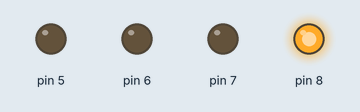
Simulated run of this sketch. Board: Arduino Uno, built with avr-gcc and run on an emulated ATmega328P. On the bench: output pins drawn as LEDs (lit = HIGH).

Above: at 0.02 s.
At 0.6 s:
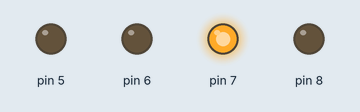
At 2.0 s:
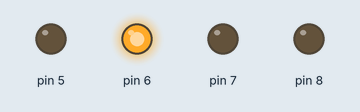
At 3.92 s:
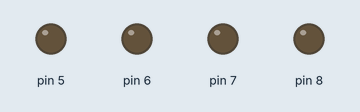
Timing chart, 0 to 5.2 s (numbered marks = the images above):
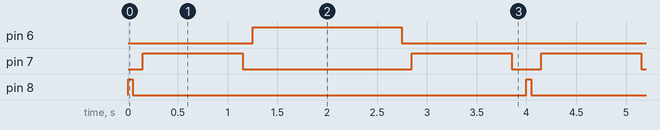

Measured:
- by itself, pin 6: alternates HIGH for 1.5 s and LOW for 2.5 s
- by itself, pin 7: repeats every 4.0 s: LOW 1.7 s, HIGH 1.0 s, LOW 0.30 s, HIGH 1.0 s
- by itself, pin 8: alternates HIGH for 0.05 s and LOW for 4.0 s

The sketch:

LightstopONE.ino
```cpp
void setup() {
  pinMode(8,OUTPUT);
  pinMode(7,OUTPUT);
  pinMode(6,OUTPUT);
  pinMode(5,OUTPUT);

}

void loop() {
digitalWrite(8,HIGH);
delay(50);
digitalWrite(8,LOW);
delay(100);
digitalWrite(7,HIGH);
delay(1000);
digitalWrite(7,LOW);
delay(100);
digitalWrite(6,HIGH);
delay(1500);
digitalWrite(6,LOW);
delay(100);
digitalWrite(7,HIGH);
delay(1000);
digitalWrite(7,LOW);
delay(150);
}
```
